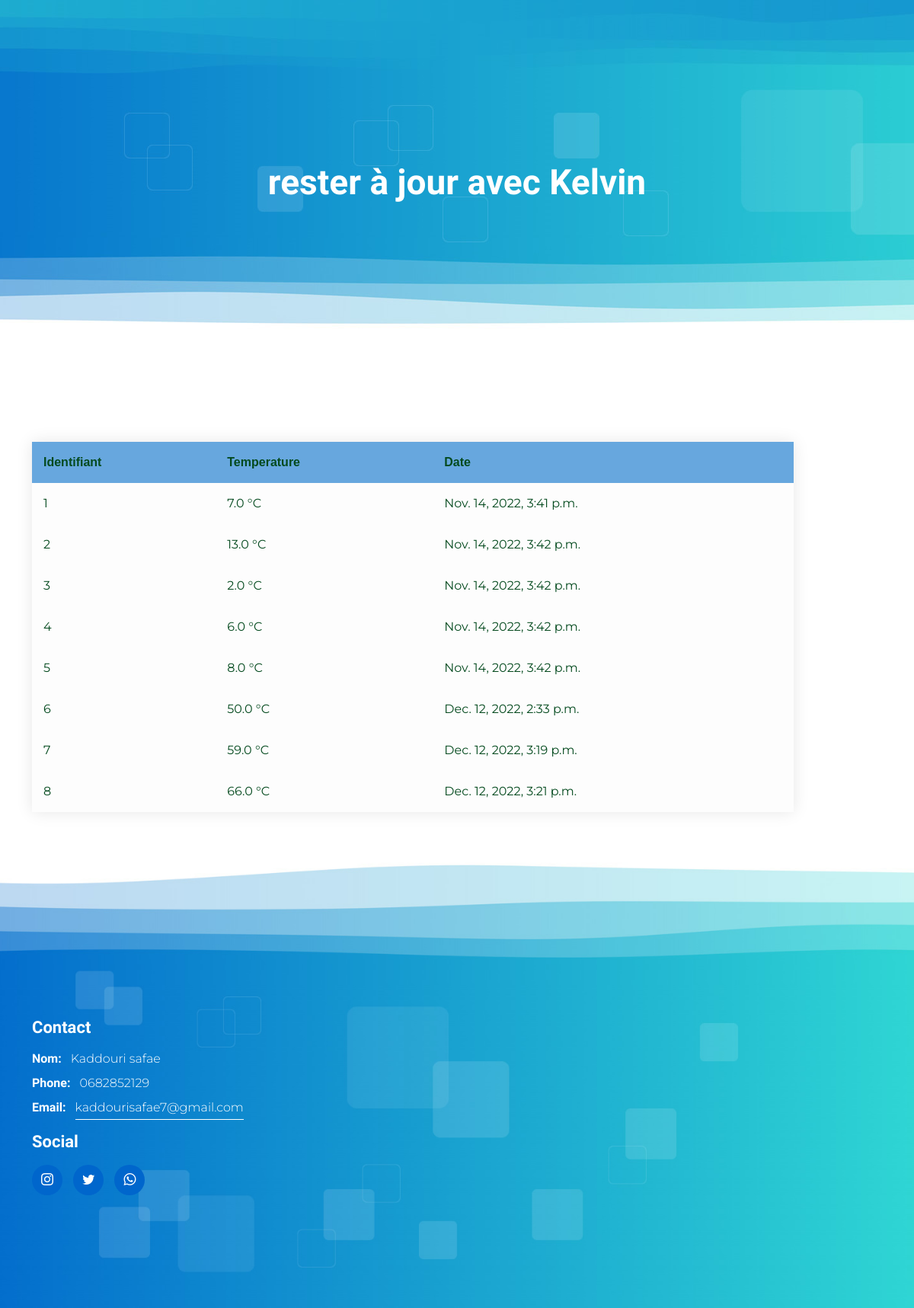
Page /historique/ on the committed database.
### appliapp/models.py (models this page shows, shortened)
class Dht(models.Model):
 temp = models.FloatField(null=True)
 hum = models.FloatField(null=True)
 dt = models.DateTimeField(auto_now_add=True,null=True)

### appliapp/views.py (the view)
# urls.py: path('historique/',views.historique, name='historique'),
def historique(request):
    tab = Dht.objects.all()
    s4 = {'tab': tab}
    return render(request, 'historique.html', s4)

### appliapp/templates/historique.html (shortened to what this page needs)
<!doctype html>
{% load static %}
<html lang="en">
    <head>
        <link rel="stylesheet" href="{%static 'css/bootstrap.min.css'%}">
        <link rel="stylesheet" href="{%static 'css/bootstrap-icons.css'%}">
        <link rel="stylesheet" href="{%static 'css/owl.carousel.min.css'%}">
        <link rel="stylesheet" href="{%static 'css/owl.theme.default.min.css'%}">
        <link href="{%static 'css/templatemo-pod-talk.css'%}" rel="stylesheet">
    </head>
    <body>
        <main>
            <nav class="navbar navbar-expand-lg">
            </nav>
             <header class="site-header d-flex flex-column justify-content-center align-items-center">
                <div class="container">
                    <div class="row">
                        <div class="col-lg-12 col-12 text-center">
                            <h2 class="mb-0">rester à jour avec Kelvin</h2>
                        </div>
                    </div>
                </div>
            </header>
            <section class="latest-podcast-section section-padding" id="section_2">
                <div class="container">
                    <div class="containerhistory">
                            <table id="table">
                                <thead id="thead">
                                <tr>
                                    <th class="th">Identifiant</th>
                                    <th class="th">Temperature</th>
                                    <th class="th">Date</th>
                                </tr>
                                </thead>
                                <tbody class="tbody">
                                {% for i in tab %}
                                <tr>
                                    <td class="td">{{i.id}}</td>
                                    <td class="td">{{i.temp}} °C</td>
                                    <td class="td">{{i.dt}}</td>
                                </tr>
                                {%endfor%}
                                </tbody>
                            </table>
                        </div>
                    </div>
            </section>
        </main>
        <footer class="site-footer">
            <div class="container">
                    <div class="col-lg-3 col-md-6 col-12 mb-4 mb-md-0 mb-lg-0">
                        <h6 class="site-footer-title mb-3">Contact</h6>
                        <p class="mb-2"><strong class="d-inline me-2">Nom:</strong> Kaddouri safae</p>
                        <p class="mb-2"><strong class="d-inline me-2">Phone:</strong> 0682852129</p>
                        <p>
                            <strong class="d-inline me-2">Email:</strong>
                            <a href="#">kaddourisafae7@gmail.com</a>
                        </p>
                    </div>
                        <h6 class="site-footer-title mb-3">Social</h6>
                        <ul class="social-icon">
                            <li class="social-icon-item">
                                <a href="#" class="social-icon-link bi-instagram"></a>
                            </li>
                            <li class="social-icon-item">
                                <a href="#" class="social-icon-link bi-twitter"></a>
                            </li>
                            <li class="social-icon-item">
                                <a href="#" class="social-icon-link bi-whatsapp"></a>
                            </li>
                        </ul>
                    </div>
            <div class="container pt-5">
            </div>
        </footer>
    </body>
</html>

### appliapp/static/css/templatemo-pod-talk.css (style rules this page uses)
:root { --white-color: #ffffff; --primary-color: #00CC99; --secondary-color: #0066CC; --section-bg-color: #f0f8ff; --custom-btn-bg-color: #0066CC; --custom-btn-bg-hover-color: #00CC99; --dark-color: #000000; --p-color: #717275; --border-color: #7fffd4; --link-hover-color: #0066CC; --body-font-family: 'Montserrat', sans-serif; --title-font-family: 'Sono', sans-serif; --h1-font-size: 58px; --h2-font-size: 46px; --h3-font-size: 32px; --h4-font-size: 28px; --h5-font-size: 24px; --h6-font-size: 22px; --p-font-size: 16px; --menu-font-size: 14px; --border-radius-large: 100px; --border-radius-medium: 20px; --border-radius-small: 10px; --font-weight-light: 300; --font-weight-normal: 400; --font-weight-medium: 500; --font-weight-semibold: 600; --font-weight-bold: 700; }
body { background-color: var(--white-color); font-family: var(--body-font-family); }
h2, h3, h4, h5, h6 { color: var(--dark-color); }
h1, h2, h3, h4, h5, h6 { font-family: var(--title-font-family); font-weight: var(--font-weight-semibold); }
h2 { font-size: var(--h2-font-size); font-weight: var(--font-weight-bold); }
h6 { font-size: var(--h6-font-size); }
p { color: var(--p-color); font-size: var(--p-font-size); font-weight: var(--font-weight-light); }
ul li { color: var(--p-color); font-size: var(--p-font-size); font-weight: var(--font-weight-light); }
a, button { touch-action: manipulation; transition: all 0.3s; }
a { display: inline-block; color: var(--primary-color); text-decoration: none; }
b, strong { font-weight: var(--font-weight-bold); }
.section-padding { padding-top: 100px; padding-bottom: 100px; }
main { position: relative; z-index: 1; }
.site-header { background-image: url('../images/templatemo-wave-header.jpg'), linear-gradient(#348CD2, #FFFFFF);; background-repeat: no-repeat; background-size: cover; background-position: center; min-height: 480px; position: relative; }
.site-header h2 { color: var(--white-color); }
.navbar { background-color: transparent; position: absolute; top: 0; right: 0; left: 0; z-index: 9; padding-top: 20px; padding-bottom: 20px; }
.site-footer { background-image: url('../images/templatemo-wave-footer.jpg'), linear-gradient(#FFFFFF, #348CD2); background-repeat: no-repeat; background-size: cover; background-position: center; margin-top: -80px; padding-top: 100px; padding-bottom: 150px; }
.site-footer > .container { position: relative; top: 50px; padding-top: 100px; }
.site-footer-title, .site-footer p { color: var(--white-color); }
.site-footer p strong { font-family: var(--title-font-family); }
.site-footer p a { color: var(--white-color); border-bottom: 1px solid; padding-bottom: 3px; }
.social-icon { margin: 0; padding: 0; }
.social-icon-item { list-style: none; display: inline-block; vertical-align: top; }
.social-icon-link { background: var(--secondary-color); border-radius: var(--border-radius-large); color: var(--white-color); font-size: var(--p-font-size); display: block; margin-right: 10px; text-align: center; width: 40px; height: 40px; line-height: 40px; transition: background 0.2s, color 0.2s; }
#table { width: 1000px; border-collapse: collapse; overflow: hidden; box-shadow: 0 0 20px rgba(0, 0, 0, 0.1); }
.th, .td { padding: 15px; background-color: rgb(253, 253, 253); color: rgb(4, 74, 30); }
.th { text-align: left; }
#thead .th { background-color: rgba(72, 149, 216, 0.826); font-family: 'Trebuchet MS', 'Lucida Sans Unicode', 'Lucida Grande', 'Lucida Sans', Arial, sans-serif;; }

### rows in the picture
Dht: id "1", temp "7.0", dt "Nov. 14, 2022, 3:41 p.m."
Dht: id "2", temp "13.0", dt "Nov. 14, 2022, 3:42 p.m."
Dht: id "3", temp "2.0", dt "Nov. 14, 2022, 3:42 p.m."
Dht: id "4", temp "6.0", dt "Nov. 14, 2022, 3:42 p.m."
Dht: id "5", temp "8.0", dt "Nov. 14, 2022, 3:42 p.m."
Dht: id "6", temp "50.0", dt "Dec. 12, 2022, 2:33 p.m."
Dht: id "7", temp "59.0", dt "Dec. 12, 2022, 3:19 p.m."
Dht: id "8", temp "66.0", dt "Dec. 12, 2022, 3:21 p.m."
